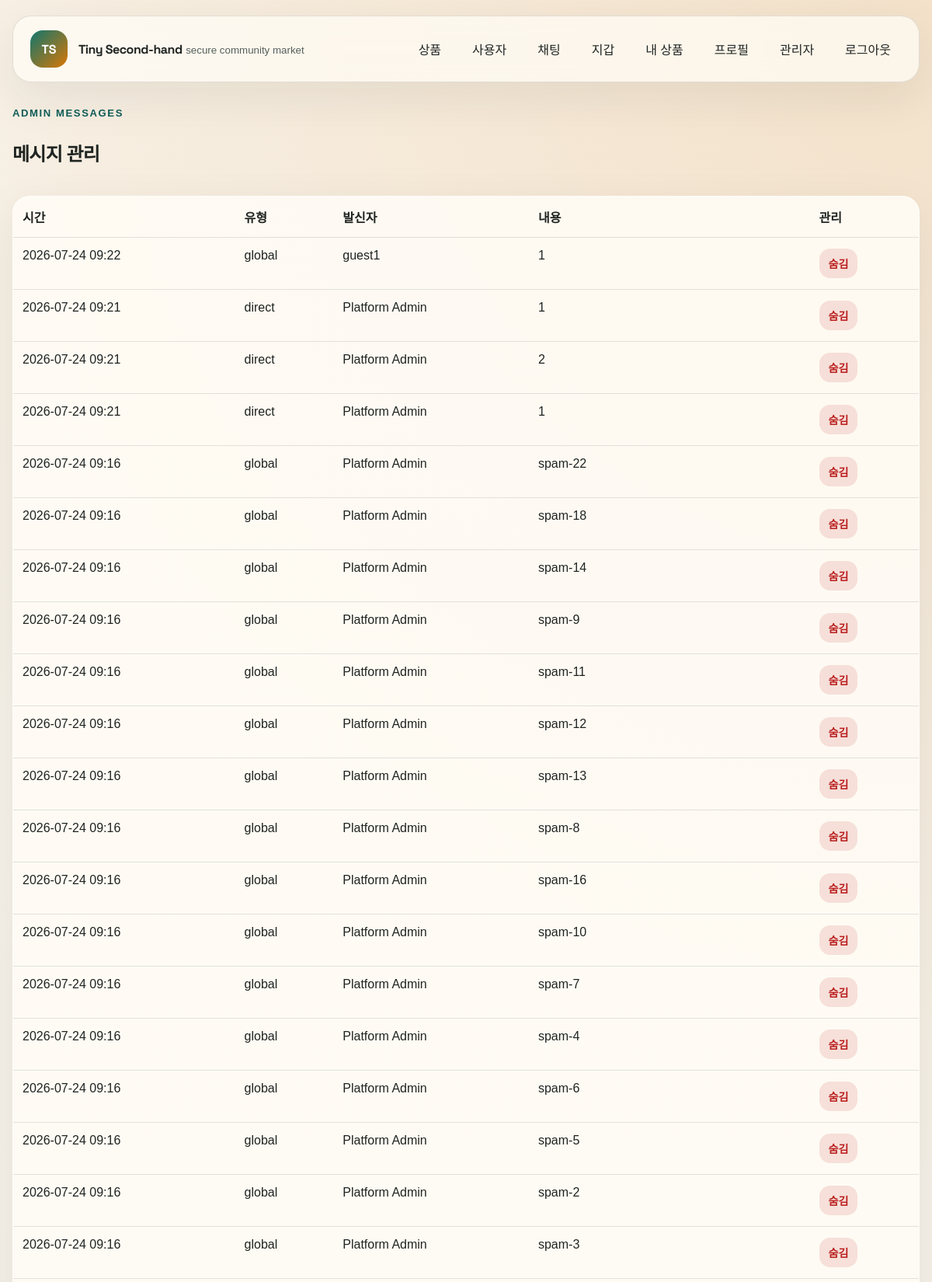
/admin/messages (signed in, upper part), run on the app's committed database.
### app/models.py (models this page shows, shortened)
class Message(db.Model):
    __table_args__ = (
        db.CheckConstraint(
            "room_type in ('global', 'direct')",
            name="ck_message_room_type_valid",
        ),
    )
    id = db.Column(db.Integer, primary_key=True)
    sender_id = db.Column(
        db.Integer, db.ForeignKey("user.id"), nullable=False, index=True
    )
    recipient_id = db.Column(
        db.Integer, db.ForeignKey("user.id"), nullable=True, index=True
    )
    room_type = db.Column(db.String(20), nullable=False)
    thread_key = db.Column(db.String(50), nullable=False, index=True)
    body = db.Column(db.String(400), nullable=False)
    is_removed = db.Column(db.Boolean, nullable=False, default=False)
    created_at = db.Column(db.DateTime, nullable=False, default=utcnow, index=True)
    sender = db.relationship(
        "User", foreign_keys=[sender_id], back_populates="messages_sent"
    )
    recipient = db.relationship(
        "User", foreign_keys=[recipient_id], back_populates="messages_received"
    )

class User(db.Model, UserMixin):
    __table_args__ = (
        db.CheckConstraint("balance >= 0", name="ck_user_balance_non_negative"),
    )
    id = db.Column(db.Integer, primary_key=True)
    username = db.Column(db.String(30), unique=True, nullable=False, index=True)
    display_name = db.Column(db.String(60), nullable=False)
    password_hash = db.Column(db.String(255), nullable=False)
    bio = db.Column(db.String(300), nullable=False, default="")
    is_admin = db.Column(db.Boolean, nullable=False, default=False)
    is_suspended = db.Column(db.Boolean, nullable=False, default=False)
    is_deleted = db.Column(db.Boolean, nullable=False, default=False)
    balance = db.Column(db.Numeric(12, 2), nullable=False, default=Decimal("100000.00"))
    created_at = db.Column(db.DateTime, nullable=False, default=utcnow)
    deleted_at = db.Column(db.DateTime, nullable=True)
    updated_at = db.Column(db.DateTime, nullable=False, default=utcnow, onupdate=utcnow)
    products = db.relationship("Product", back_populates="seller", lazy="dynamic")
    reports_sent = db.relationship(
        "Report",
        foreign_keys="Report.reporter_id",
        back_populates="reporter",
        lazy="dynamic",
    )
    reports_received = db.relationship(
        "Report",
        foreign_keys="Report.target_user_id",
        back_populates="target_user",
        lazy="dynamic",
    )
    reports_reviewed = db.relationship(
        "Report",
        foreign_keys="Report.reviewed_by_id",
        back_populates="reviewed_by",
        lazy="dynamic",
    )
    messages_sent = db.relationship(
        "Message",
        foreign_keys="Message.sender_id",
        back_populates="sender",
        lazy="dynamic",
    )
    messages_received = db.relationship(
        "Message",
        foreign_keys="Message.recipient_id",
        back_populates="recipient",
        lazy="dynamic",
    )
    transfers_sent = db.relationship(
        "Transfer",
        foreign_keys="Transfer.sender_id",
        back_populates="sender",
        lazy="dynamic",
    )
    transfers_received = db.relationship(
        "Transfer",
        foreign_keys="Transfer.recipient_id",
        back_populates="recipient",
        lazy="dynamic",
    )
    admin_actions = db.relationship(
        "AdminActionLog",
        foreign_keys="AdminActionLog.admin_id",
        back_populates="admin",
        lazy="dynamic",
    )

### app/routes/admin.py (the view)
@admin_bp.route("/messages")
@admin_required
def messages():
    messages = Message.query.order_by(Message.created_at.desc()).limit(120).all()
    return render_template("admin/messages.html", messages=messages)

### app/utils.py (called while the page is built)
def admin_required(view):
    @wraps(view)
    @login_required
    def wrapped_view(*args, **kwargs):
        if not current_user.is_admin:
            abort(403)
        return view(*args, **kwargs)
    return wrapped_view

### app/templates/admin/messages.html (shortened to what this page needs)
{% extends 'base.html' %}
{% block content %}
<section class="section-head compact">
    <div>
        <span class="eyebrow">Admin Messages</span>
        <h2>메시지 관리</h2>
    </div>
</section>
<section class="table-card">
    <table class="table">
        <thead>
            <tr>
                <th>시간</th>
                <th>유형</th>
                <th>발신자</th>
                <th>내용</th>
                <th>관리</th>
            </tr>
        </thead>
        <tbody>
            {% for message in messages %}
                <tr>
                    <td>{{ message.created_at.strftime('%Y-%m-%d %H:%M') }}</td>
                    <td>{{ message.room_type }}</td>
                    <td>{{ message.sender.display_name }}</td>
                    <td>{{ message.body }}</td>
                    <td class="action-row">
                        {% if message.is_removed %}
                            <form method="post" action="{{ url_for('admin.message_action', message_id=message.id, action='restore') }}" class="inline-form"><input type="hidden" name="csrf_token" value="{{ csrf_token() }}"><button class="btn btn-secondary btn-small" type="submit">복구</button></form>
                        {% else %}
                            <form method="post" action="{{ url_for('admin.message_action', message_id=message.id, action='remove') }}" class="inline-form"><input type="hidden" name="csrf_token" value="{{ csrf_token() }}"><button class="btn btn-danger btn-small" type="submit">숨김</button></form>
                        {% endif %}
                    </td>
                </tr>
            {% else %}
                <tr><td colspan="5">메시지가 없습니다.</td></tr>
            {% endfor %}
        </tbody>
    </table>
</section>
{% endblock %}

### app/static/css/style.css (style rules this page uses)
:root { --bg: #f4efe7; --bg-soft: #fbf8f2; --ink: #1f2421; --ink-soft: #55605b; --line: rgba(31, 36, 33, 0.12); --primary: #0f766e; --primary-strong: #115e59; --secondary: #d97706; --danger: #b91c1c; --warning: #b45309; --card: rgba(255, 252, 246, 0.9); --shadow: 0 20px 60px rgba(31, 36, 33, 0.08); --radius: 22px; }
* { box-sizing: border-box; }
body { margin: 0; font-family: "Noto Sans KR", sans-serif; color: var(--ink); background: radial-gradient(circle at top right, rgba(217, 119, 6, 0.14), transparent 32%), radial-gradient(circle at left center, rgba(15, 118, 110, 0.12), transparent 26%), linear-gradient(180deg, #f8f3ea 0%, #f2ece3 100%); min-height: 100vh; }
.brand strong, h1, h2, h3 { font-family: "Space Grotesk", "Noto Sans KR", sans-serif; letter-spacing: -0.03em; }
.hero-panel, .detail-hero, .panel-card, .form-card, .table-card, .detail-panel, .media-panel, .detail-sidecard, .error-card { background: var(--card); border: 1px solid rgba(255, 255, 255, 0.6); border-radius: var(--radius); box-shadow: var(--shadow); }
.hero-actions, .toolbar, .action-row, .badge-row { display: flex; align-items: center; gap: 12px; }
.section-head { display: flex; justify-content: space-between; align-items: end; gap: 16px; margin: 18px 0; }
.section-head.compact { margin-top: 0; }
.eyebrow { display: inline-block; margin-bottom: 6px; color: var(--primary-strong); font-size: 0.82rem; font-weight: 700; text-transform: uppercase; letter-spacing: 0.12em; }
.btn { display: inline-flex; align-items: center; justify-content: center; gap: 8px; border: 0; border-radius: 14px; padding: 12px 18px; cursor: pointer; font-weight: 700; font-family: inherit; transition: transform 0.2s ease, opacity 0.2s ease; }
.btn-danger { background: rgba(185, 28, 28, 0.12); color: var(--danger); }
.btn-small { padding: 9px 12px; font-size: 0.88rem; }
.table { width: 100%; border-collapse: collapse; }
.table th, .table td { text-align: left; padding: 14px 12px; border-bottom: 1px solid var(--line); vertical-align: top; }
.inline-form { display: inline-flex; }

### data on the page
Message: created_at "2026-07-24 09:22", room_type "global", sender.display_name "guest1", body "1"
Message: created_at "2026-07-24 09:21", room_type "direct", sender.display_name "Platform Admin", body "1"
Message: created_at "2026-07-24 09:21", room_type "direct", sender.display_name "Platform Admin", body "2"
Message: created_at "2026-07-24 09:21", room_type "direct", sender.display_name "Platform Admin", body "1"
Message: created_at "2026-07-24 09:16", room_type "global", sender.display_name "Platform Admin", body "spam-22"
Message: created_at "2026-07-24 09:16", room_type "global", sender.display_name "Platform Admin", body "spam-18"
Message: created_at "2026-07-24 09:16", room_type "global", sender.display_name "Platform Admin", body "spam-14"
Message: created_at "2026-07-24 09:16", room_type "global", sender.display_name "Platform Admin", body "spam-9"
Message: created_at "2026-07-24 09:16", room_type "global", sender.display_name "Platform Admin", body "spam-11"
Message: created_at "2026-07-24 09:16", room_type "global", sender.display_name "Platform Admin", body "spam-12"
Message: created_at "2026-07-24 09:16", room_type "global", sender.display_name "Platform Admin", body "spam-13"
Message: created_at "2026-07-24 09:16", room_type "global", sender.display_name "Platform Admin", body "spam-8"
Message: created_at "2026-07-24 09:16", room_type "global", sender.display_name "Platform Admin", body "spam-16"
Message: created_at "2026-07-24 09:16", room_type "global", sender.display_name "Platform Admin", body "spam-10"
Message: created_at "2026-07-24 09:16", room_type "global", sender.display_name "Platform Admin", body "spam-7"
Message: created_at "2026-07-24 09:16", room_type "global", sender.display_name "Platform Admin", body "spam-4"
Message: created_at "2026-07-24 09:16", room_type "global", sender.display_name "Platform Admin", body "spam-6"
Message: created_at "2026-07-24 09:16", room_type "global", sender.display_name "Platform Admin", body "spam-5"
Message: created_at "2026-07-24 09:16", room_type "global", sender.display_name "Platform Admin", body "spam-2"
Message: created_at "2026-07-24 09:16", room_type "global", sender.display_name "Platform Admin", body "spam-3"
